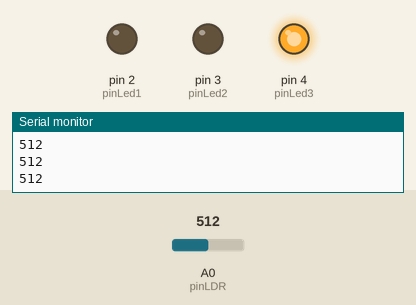
This sketch was run on a simulated Arduino Uno, built with avr-gcc and run on an emulated ATmega328P. Shown: output pins drawn as LEDs (lit = HIGH), the last lines printed to the serial monitor. The inputs (shaded band) are chosen by the test bench; at power-on: A0 (pinLDR) = 512.

Above: at 1.2 s.
1.3 s: A0 (pinLDR) set to 290
At 2.6 s:
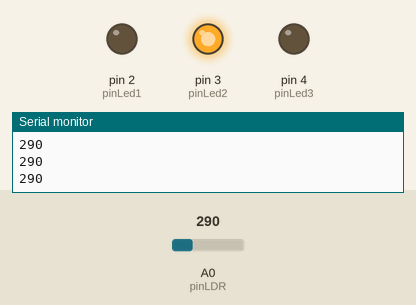
2.9 s: A0 (pinLDR) set to 240
At 4.1 s:
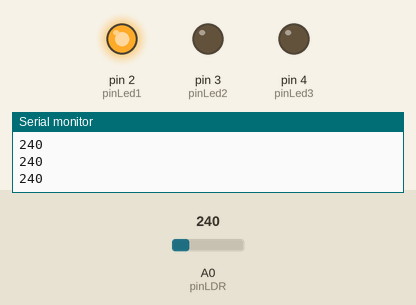
4.5 s: A0 (pinLDR) set to 110
6.0 s: A0 (pinLDR) set to 92
At 6.5 s:
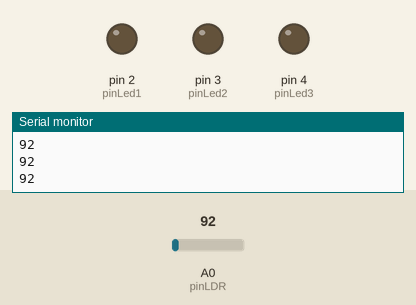
7.5 s: A0 (pinLDR) set to 122
At 8.8 s:
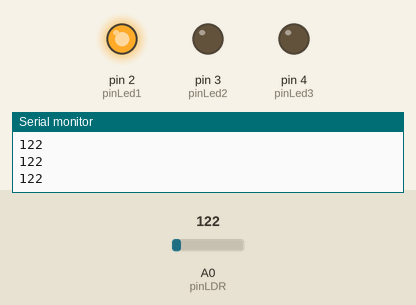
9.1 s: A0 (pinLDR) set to 90
At 10.3 s:
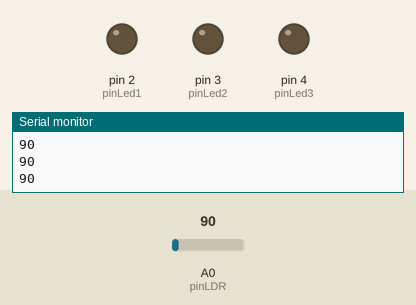
Timing chart, 0 to 11.7 s (numbered marks = the images above; inputs shaded):
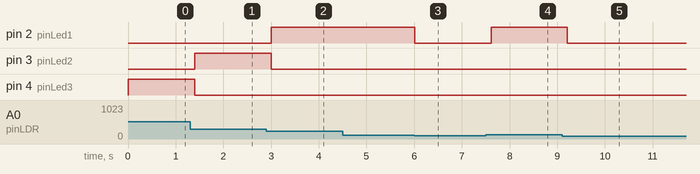

The sketch:

lightSensor.ino
```cpp
// Pin donde se conectan los leds
int pinLed1 = 2;
int pinLed2 = 3;
int pinLed3 = 4;
// Pin analogico de entrada para el LDR
int pinLDR = 0;


// Variable donde se almacena el valor del LDR
int valorLDR = 0;


void setup()
{
  // Configuramos como salidas los pines donde se conectan los led
  pinMode(pinLed1, OUTPUT);
  pinMode(pinLed2, OUTPUT);
  pinMode(pinLed3, OUTPUT);

  //  Configurar el puerto serial
  Serial.begin(9600);
}

void loop()
{
  // Apagar todos los leds siempre que se inicia el ciclo
  digitalWrite(pinLed1, LOW);
  digitalWrite(pinLed2, LOW);
  digitalWrite(pinLed3, LOW);

  // Guardamos el valor leido del ADC en una variable
  // El valor leido por el ADC (voltaje) aumenta de manera directamente proporcional
  // con respecto a la luz percibida por el LDR
  valorLDR= analogRead(pinLDR);


  // Devolver el valor leido a nuestro monitor serial en el IDE de Arduino
  Serial.println(valorLDR);


  // Encender los leds apropiados de acuerdo al valor de ADC
  if((valorLDR > 100 && valorLDR <250))
  {
    digitalWrite(pinLed1, HIGH);

  }
  if((valorLDR > 250 && valorLDR <300))
  {
    digitalWrite(pinLed2, HIGH);
  }
  if(valorLDR > 300 )
  {
    digitalWrite(pinLed3, HIGH);
  }
  // Esperar unos milisegundos antes de actualizar
  delay(200);
}
```

Measured:
- the behaviour switches between 101 and 100 on A0 (pinLDR) (found by bisection; images 2 and 3)
- after the input at 1.3 s, pin 3 (pinLed2): LOW → HIGH after 0.10 s; pin 4 (pinLed3): HIGH → LOW after 0.10 s
- after the input at 2.9 s, pin 2 (pinLed1): LOW → HIGH after 0.11 s; pin 3 (pinLed2): HIGH → LOW after 0.10 s
- after the input at 6.0 s, pin 2 (pinLed1): HIGH → LOW at once
- after the input at 7.5 s, pin 2 (pinLed1): LOW → HIGH after 0.11 s
- after the input at 9.1 s, pin 2 (pinLed1): HIGH → LOW after 0.11 s
